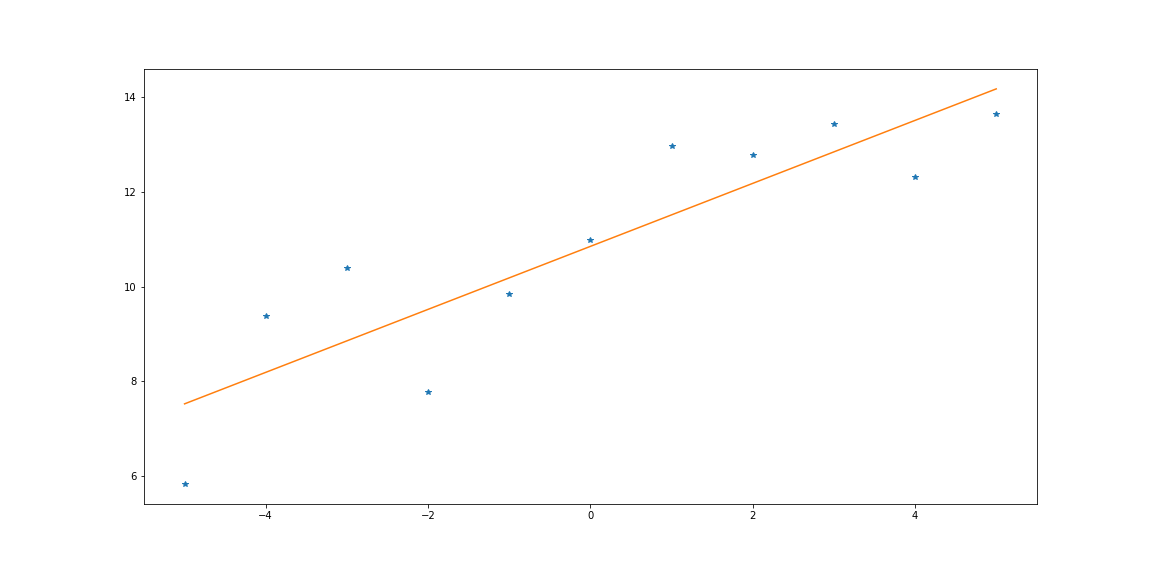

Reproduce this figure in Python.
import numpy as np
import matplotlib.pyplot as plt
from sklearn import linear_model

N_meas=11

#real values
b_real=0.7
a_real=11.2

#generate measurement data
data_x=np.linspace(-5, 5, N_meas)
data_y=a_real+b_real*data_x+np.random.randn(N_meas)

#convert to matrix
data_x=data_x.reshape((N_meas, 1))
data_y=data_y.reshape((N_meas, 1))

#create linear regression model
regr = linear_model.LinearRegression()

#train the model using the training set
regr.fit(data_x, data_y)

#predict values
y_estimate = regr.predict(data_x)

print('b_estimate =', regr.coef_[0,0])
print('a_estimate =', regr.intercept_[0])

#plot figure
fig=plt.figure(figsize=(16, 8))
plt.plot(data_x, data_y, '*')
plt.plot(data_x, y_estimate)
#plt.savefig("regression02.png")
plt.show()
